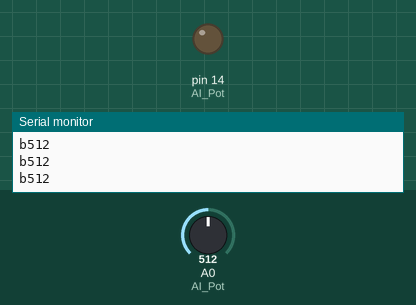
A sketch run on a simulated Arduino Uno, built with avr-gcc and run on an emulated ATmega328P. Parts: output pins drawn as LEDs (lit = HIGH), the last lines printed to the serial monitor. The test bench sets the inputs (shaded band); at power-on: A0 (AI_Pot) = 512.

Above: at 1.2 s.
1.3 s: A0 (AI_Pot) set to 27
2.8 s: A0 (AI_Pot) set to 23
4.9 s: A0 (AI_Pot) set to 116
7.0 s: A0 (AI_Pot) set to 138
At 8.0 s:
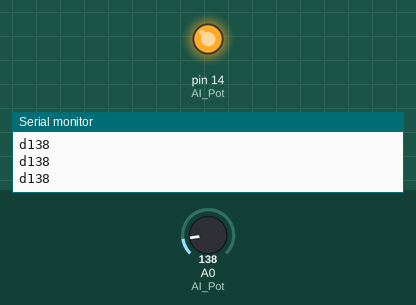
8.5 s: A0 (AI_Pot) set to 122
At 9.2 s:
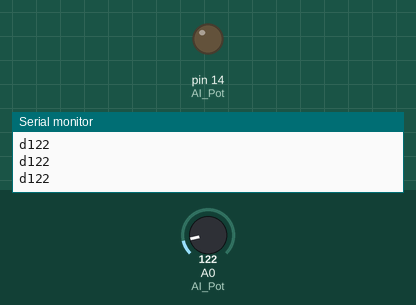
10.0 s: A0 (AI_Pot) set to 306
At 10.4 s:
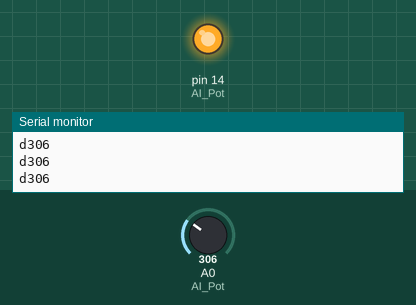
Timing chart, 0 to 12.5 s (numbered marks = the images above; inputs shaded):
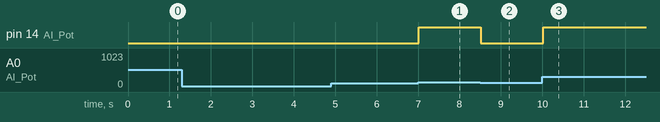

The sketch:

avst_ndsgivare_-_Copy.ino
```cpp
typedef enum HandStates{
  Hand,
  Hand2,
  NoHand,
  NoHand2,
};

HandStates HState;

#define AI_Pot 0
#define DO_RLed 14

int PotValue = 75;

void setup() {
  pinMode(DO_RLed, OUTPUT);
  pinMode(AI_Pot, INPUT);
  Serial.begin(9600);
  analogWrite(DO_RLed, PotValue);
  HState = NoHand;
}

void loop() {
  switch (HState){

    case NoHand:
      PotValue = analogRead(AI_Pot);
      Serial.println(PotValue);
      delay(100);
    if (PotValue > 25)  {
      HState = Hand;
    } else{
      Serial.print("a");
      HState = NoHand;
    }
  break;

    case Hand:
      PotValue = analogRead(AI_Pot);
      Serial.println(PotValue);
      delay(100);
    if (PotValue < 25)  {
      HState = NoHand2;
    } else{
      Serial.print("b");
      HState = Hand;
      }
    break;

    case NoHand2:
      for (int q=0; q <= 50; q++){
        PotValue = analogRead(AI_Pot);
        Serial.println(PotValue);
        delay(100);
      if (PotValue > 25) {
        HState = Hand2;
        break;
      } else{
        Serial.print("c");
        }
      }
    if (PotValue < 25){
    HState=NoHand;
    }
  break;

    case Hand2:
      PotValue = analogRead(AI_Pot);
      Serial.println(PotValue);
    if (PotValue < 25) {
      HState=NoHand;
    } else{
      Serial.print("d");
      analogWrite(DO_RLed, PotValue);
      delay(250);
      HState=Hand2;
    }
  break;
  }
}
```

Measured:
- after the input at 7.0 s, pin 14 (AI_Pot): LOW → HIGH at once
- after the input at 8.5 s, pin 14 (AI_Pot): HIGH → LOW at once
- after the input at 10.0 s, pin 14 (AI_Pot): LOW → HIGH at once
